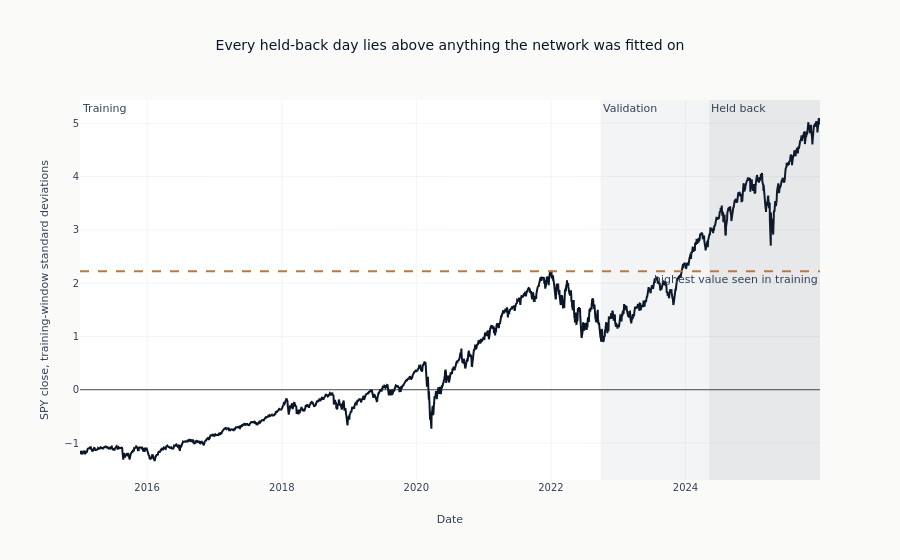

Here is the notebook cell this chart was saved with:
### Code cell
fig_scale = go.Figure()
for (name, (lo, hi)), shade in zip(partitions.items(), [0.0, 0.06, 0.12], strict=True):
    fig_scale.add_vrect(
        x0=timestamps[lo],
        x1=timestamps[hi - 1],
        fillcolor=COLORS["neutral"],
        opacity=shade,
        line_width=0,
        annotation_text=name,
        annotation_position="top left",
    )
fig_scale.add_trace(
    go.Scatter(
        x=timestamps,
        y=prices_norm,
        name="SPY, standardized",
        line=dict(color=COLORS["blue"]),
    )
)
fig_scale.add_hline(
    y=train_max_z,
    line_dash="dash",
    line_color=COLORS["copper"],
    annotation_text="highest value seen in training",
    annotation_position="bottom right",
)
fig_scale.update_layout(
    title="Every held-back day lies above anything the network was fitted on",
    xaxis_title="Date",
    yaxis_title="SPY close, training-window standard deviations",
    showlegend=False,
)
show_plotly_with_alt(
    fig_scale,
    "A line chart of SPY's closing price expressed in training-window standard "
    "deviations, running the length of the sample. Three shaded bands mark the "
    "training, validation and held-back stretches in date order, and a horizontal "
    "dashed line marks the highest value reached during training.",
)

### Figure 1 — Plotly figure (JSON) as saved in the notebook; plotly's stock layout.template omitted (floating-point values rounded to 4 significant figures; data arrays with more than 128 entries replaced by an {"elided": "..."} marker saying what was removed)
{"data": [{"line": {"color": "#0a1628"}, "name": "SPY, standardized", "type": "scatter", "x": {"elided": "2766 str values"}, "y": {"elided": "2766 float values"}}], "layout": {"annotations": [{"showarrow": false, "text": "Training", "x": "2015-01-02T00:00:00", "xanchor": "left", "xref": "x", "y": 1, "yanchor": "top", "yref": "y domain"}, {"showarrow": false, "text": "Validation", "x": "2022-09-27T00:00:00", "xanchor": "left", "xref": "x", "y": 1, "yanchor": "top", "yref": "y domain"}, {"showarrow": false, "text": "Held back", "x": "2024-05-08T00:00:00", "xanchor": "left", "xref": "x", "y": 1, "yanchor": "top", "yref": "y domain"}, {"showarrow": false, "text": "highest value seen in training", "x": 1, "xanchor": "right", "xref": "x domain", "y": 2.222, "yanchor": "top", "yref": "y"}], "shapes": [{"fillcolor": "#334155", "line": {"width": 0}, "opacity": 0.0, "type": "rect", "x0": "2015-01-02T00:00:00", "x1": "2022-09-26T00:00:00", "xref": "x", "y0": 0, "y1": 1, "yref": "y domain"}, {"fillcolor": "#334155", "line": {"width": 0}, "opacity": 0.06, "type": "rect", "x0": "2022-09-27T00:00:00", "x1": "2024-05-07T00:00:00", "xref": "x", "y0": 0, "y1": 1, "yref": "y domain"}, {"fillcolor": "#334155", "line": {"width": 0}, "opacity": 0.12, "type": "rect", "x0": "2024-05-08T00:00:00", "x1": "2025-12-31T00:00:00", "xref": "x", "y0": 0, "y1": 1, "yref": "y domain"}, {"line": {"color": "#C87533", "dash": "dash"}, "type": "line", "x0": 0, "x1": 1, "xref": "x domain", "y0": 2.222, "y1": 2.222, "yref": "y"}], "showlegend": false, "title": {"text": "Every held-back day lies above anything the network was fitted on"}, "xaxis": {"title": {"text": "Date"}}, "yaxis": {"title": {"text": "SPY close, training-window standard deviations"}}}}
